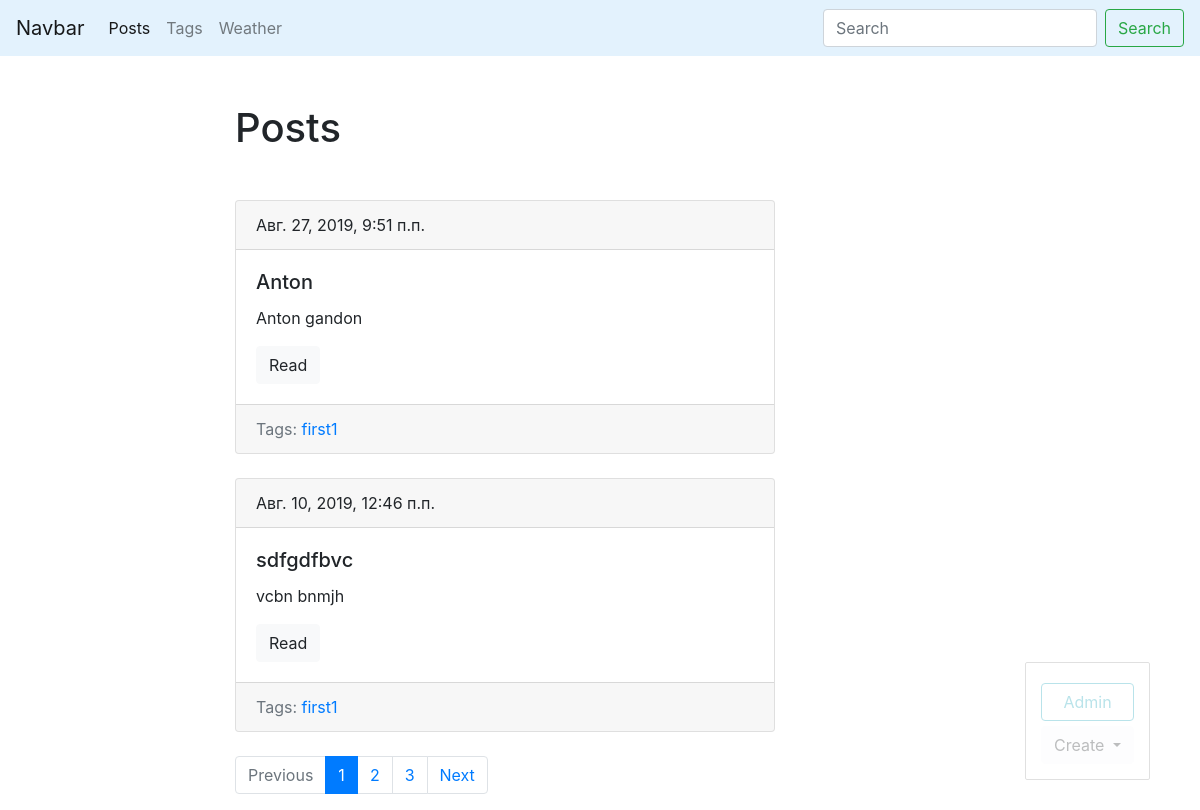
Page /blog/ (signed in) on the committed database.
### blog/models.py (models this page shows, shortened)
class Post(models.Model):
    title = models.CharField(max_length = 150, db_index = True)
    slug = models.SlugField(max_length = 150, blank = True, unique = True)
    body = models.TextField(blank = True, db_index = True)
    tags = models.ManyToManyField('Tag', blank = True, related_name = 'posts')
    date_pub = models.DateTimeField(auto_now_add = True)
    def get_absolute_url(self):
        return reverse('post_detail_url', kwargs={'slug': self.slug})
    class Meta:
        ordering = ['-date_pub']

class Tag(models.Model):
    title = models.CharField(max_length = 50,)
    slug = models.SlugField(max_length=50, unique = True)
    def get_absolute_url(self):
        return reverse('tag_detail_url', kwargs={ 'slug': self.slug })
    class Meta:
        ordering = ['title']

### blog/views.py (the view)
# urls.py: path('', posts_list, name = 'posts_list_url'),
def posts_list(request):
    search_query = request.GET.get('search')
    if search_query:
        posts = Post.objects.filter(Q(title__icontains = search_query), Q(body__icontains = search_query))
    else:
        posts = Post.objects.all()
    paginator = Paginator(posts, 2)
    page_number = request.GET.get('page', 1)
    page = paginator.get_page(page_number)
    is_paginated = page.has_other_pages()
    if page.has_previous():
        prev_url = '?page={}'.format(page.previous_page_number())
    else:
        prev_url = ''
    if page.has_next():
        next_url = '?page={}'.format(page.next_page_number())
    else:
        next_url = ''
    context = {
        'page_object': page,
        'is_paginated': is_paginated,
        'next_url': next_url,
        'prev_url': prev_url
    }
    return render(request, 'blog/index.html', context = context)

### blog/templates/blog/index.html (shortened to what this page needs)
{% extends 'blog/base_blog.html' %}
{% block content %}
    <h1 class="mb-5">Posts</h1>
    {%for post in page_object.object_list %}
        {% include 'blog/includes/post_card_template.html' %}
    {%endfor%}
{% endblock %}

### blog/templates/blog/includes/post_card_template.html
<div class="card mb-4">
    <div class="card-header">
        {{ post.date_pub }}
    </div>
    <div class="card-body">
        <h5 class="card-title">{{ post.title }}</h5>
        <p class="card-text">{{ post.body| truncatewords:15 }}</p>
        <a href="{{ post.get_absolute_url }}" class="btn btn-light">Read</a>
    </div>
    <div class="card-footer text-muted">
        Tags:
        {% for tag in post.tags.all %}
            <a href="{{ tag.get_absolute_url }}">{{ tag.title }}</a>
        {% endfor %}
    </div>
</div>

### rows in the picture
Post: date_pub "Авг. 27, 2019, 9:51 п.п.", title "Anton", body "Anton gandon"
Tag: title "first1"
Post: date_pub "Авг. 10, 2019, 12:46 п.п.", title "sdfgdfbvc", body "vcbn bnmjh"

### other values in the picture
{{ n }} "1"
{{ n }} "2" "3"
